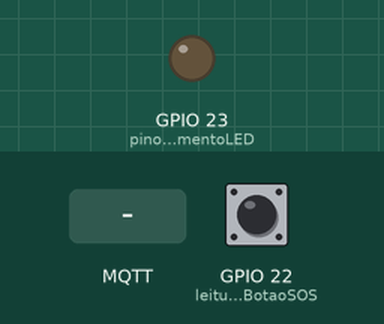
A sketch run on a simulated ESP32. Shown: output pins drawn as LEDs (lit = HIGH). The test bench sets the inputs (shaded band); at power-on: GPIO 22 (leituraPinoDigitalBotaoSOS) HIGH. WiFi joins after 1.5 s; servers stay silent unless stated; no MQTT or app messages arrive unless stated; what the sketch prints to the serial monitor is not drawn.

Above: at 2.7 s.
2.8 s: GPIO 22 (leituraPinoDigitalBotaoSOS) pulled LOW for 3.2 s
At 4.0 s:
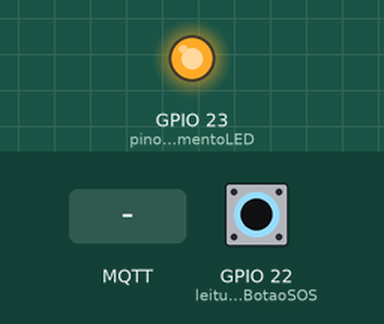
7.5 s: MQTT message "1" arrives on the first subscribed topic
At 8.8 s:
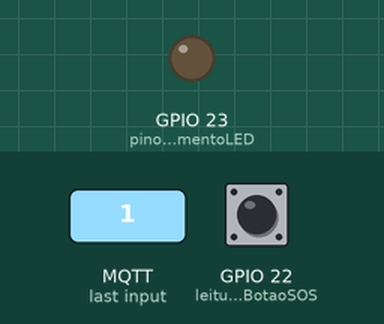
10.5 s: GPIO 22 (leituraPinoDigitalBotaoSOS) pulled LOW for 0.15 s
At 10.8 s:
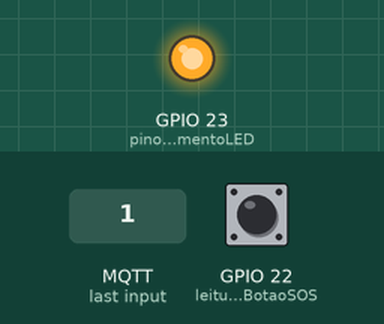
12.1 s: MQTT message "0" arrives on the first subscribed topic
At 13.5 s:
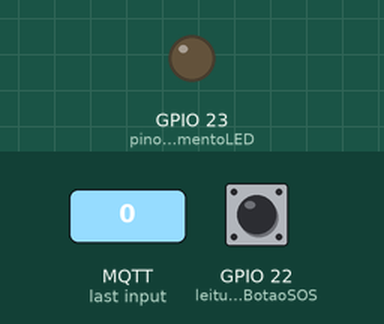
Timing chart, 0 to 14.6 s (numbered marks = the images above; inputs shaded):
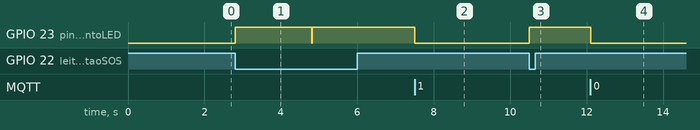

The sketch:

ESP32_BOTAO_SOS_FREE_RTOS.ino
```cpp
#include <WiFi.h>
#include <PubSubClient.h>
#include "WiFiCredentials.h"
#include "MQTTCredentials.h"

// WiFi
WiFiClient wifiClient;

// MQTT Server
#define ID_MQTT "ESP32NODEMCU2"
#define TOPIC_PUBLISH "sos_acionado"
PubSubClient MQTT(wifiClient);

// Task handles
TaskHandle_t mqttTaskHandle;

// Button and LED pins
const int leituraPinoDigitalBotaoSOS = 22;
const int pinoDigitalAcionamentoLED = 23;

// Variables
bool sosAcionado = false;
int initMillis = 0;
int millisAcionamento = 0;
bool sosAtivo = false;

// Function declarations
void mqttTask(void* parameter);
void buttonTask(void* parameter);
void subscribeSOSTopicMQTT();
void callbackLidarComMensagensMQTT(char* topic, byte* message, unsigned int length);
void lerBotaoSOS();
void conectarWiFi();
void conectarMQTT();

void setup() {
  Serial.begin(115200);

  conectarWiFi();
  MQTT.setServer(BROKER_MQTT, BROKER_PORT);

  // Definir pin modes
  pinMode(pinoDigitalAcionamentoLED, OUTPUT);
  pinMode(leituraPinoDigitalBotaoSOS, INPUT_PULLUP);

  initMillis = millis();

  // Create MQTT task - FreeRTOS
  xTaskCreatePinnedToCore(mqttTask, "mqttTask", 4096, NULL, 1, &mqttTaskHandle, 0);

  // Create button task - FreeRTOS
  xTaskCreatePinnedToCore(buttonTask, "buttonTask", 4096, NULL, 1, NULL, 1);
}

void loop() {
  // Empty. Don't put any blocking code in the main loop.
}

void mqttTask(void* parameter) {
  while (true) {
    if (!MQTT.connected()) {
      conectarMQTT();
    }

    MQTT.loop();
    vTaskDelay(10 / portTICK_PERIOD_MS);
  }
}

void conectarWiFi() {
  if (WiFi.status() == WL_CONNECTED) {
    return;
  }

  Serial.print("Conectando-se na rede: ");
  Serial.print(SSID);
  Serial.println("  Aguarde!");

  WiFi.begin(SSID, PASSWORD);
  while (WiFi.status() != WL_CONNECTED) {
    delay(100);
    Serial.print(".");
  }

  Serial.println();
  Serial.print("Conectado com sucesso, na rede: ");
  Serial.print(SSID);
  Serial.print("  IP obtido: ");
  Serial.println(WiFi.localIP());
}

void conectarMQTT() {
  while (!MQTT.connected()) {
    Serial.print("Conectando ao Broker MQTT: ");
    Serial.println(BROKER_MQTT);

    if (MQTT.connect(ID_MQTT)) {
      Serial.println("Conectado ao Broker com sucesso!");
      subscribeSOSTopicMQTT();
    } else {
      Serial.println("Não foi possivel se conectar ao broker.");
      Serial.println("Nova tentativa de conexao em 10s");
      delay(10000);
    }
  }
}

void subscribeSOSTopicMQTT() {
  MQTT.subscribe("sos_acionado");
  MQTT.setCallback(callbackLidarComMensagensMQTT);
}

void callbackLidarComMensagensMQTT(char* topic, byte* message, unsigned int length) {
  Serial.print("Mensagem chegou via broker MQTT [");
  Serial.print(topic);
  Serial.print("] ");
  Serial.write(message, length);
  Serial.println();

  if (strstr((char*)message, "SOS TRUE") != NULL) {
    sosAtivo = true;
  } else if (strstr((char*)message, "SOS FALSE") != NULL) {
    sosAtivo = false;
  }

  digitalWrite(pinoDigitalAcionamentoLED, sosAtivo);
}

// Tarefa de ler os inputs do botão
void buttonTask(void* parameter) {
  while (true) {
    lerBotaoSOS();
    vTaskDelay(10 / portTICK_PERIOD_MS);
  }
}

void lerBotaoSOS() {
  sosAcionado = digitalRead(leituraPinoDigitalBotaoSOS) == LOW;

  if (sosAcionado && (millis() > millisAcionamento + 2000)) {
    MQTT.publish(TOPIC_PUBLISH, "SOS TRUE");
    Serial.println("Botão acionado - SOS TRUE");

    digitalWrite(pinoDigitalAcionamentoLED, HIGH);
    millisAcionamento = millis();
  }

  if (millis() == millisAcionamento + 2000) {
    digitalWrite(pinoDigitalAcionamentoLED, LOW);
  }
}
```

MQTTCredentials_Template.h
```cpp
#ifndef MQTTCREDENTIALS_H
#define MQTTCREDENTIALS_H

// MQTT Server
const char* BROKER_MQTT = "";
int BROKER_PORT = 0;

#endif
```

WiFiCredentials_Template.h
```cpp
#ifndef WIFICREDENTIALS_H
#define WIFICREDENTIALS_H

#define SSID ""
#define PASSWORD ""

#endif
```

Measured:
- after the input at 2.8 s, GPIO 23 (pinoDigitalAcionamentoLED): LOW → HIGH at once, → LOW 2.0 s later, → HIGH 0.01 s later
- after the input at 7.5 s, GPIO 23 (pinoDigitalAcionamentoLED): HIGH → LOW at once
- after the input at 10.5 s, GPIO 23 (pinoDigitalAcionamentoLED): LOW → HIGH at once
- after the input at 12.1 s, GPIO 23 (pinoDigitalAcionamentoLED): HIGH → LOW at once
